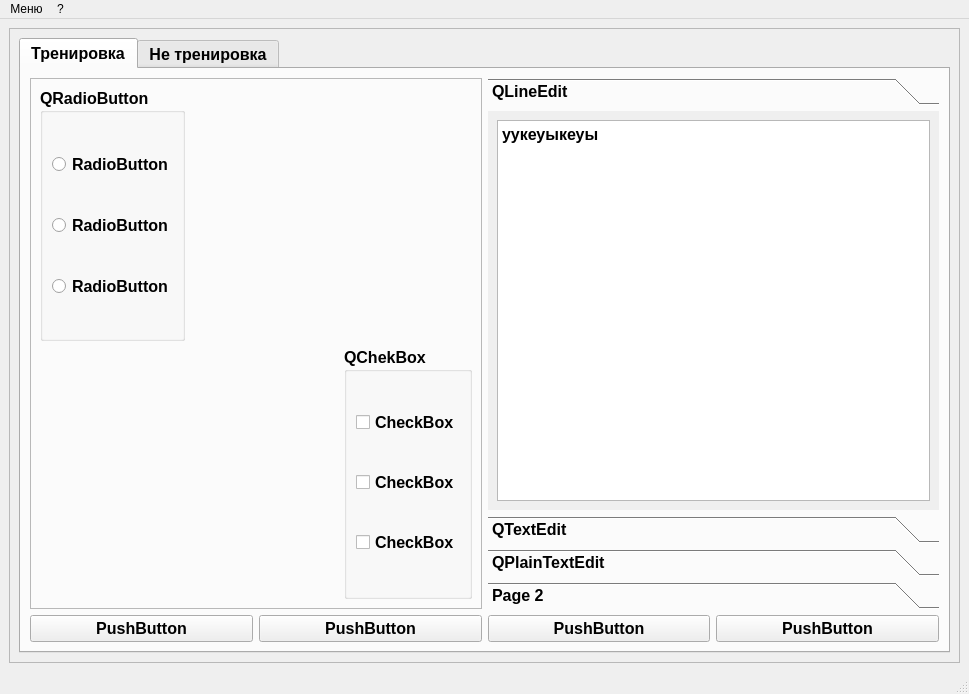
<?xml version="1.0" encoding="UTF-8"?>
<ui version="4.0">
 <class>MainWindow</class>
 <widget class="QMainWindow" name="MainWindow">
  <property name="geometry">
   <rect>
    <x>0</x>
    <y>0</y>
    <width>969</width>
    <height>694</height>
   </rect>
  </property>
  <property name="windowTitle">
   <string>MainWindow</string>
  </property>
  <widget class="QWidget" name="centralwidget">
   <layout class="QHBoxLayout" name="horizontalLayout">
    <item>
     <widget class="QScrollArea" name="scrollArea">
      <property name="widgetResizable">
       <bool>true</bool>
      </property>
      <widget class="QWidget" name="scrollAreaWidgetContents">
       <property name="geometry">
        <rect>
         <x>0</x>
         <y>0</y>
         <width>949</width>
         <height>631</height>
        </rect>
       </property>
       <layout class="QVBoxLayout" name="verticalLayout">
        <item>
         <widget class="QTabWidget" name="tabWidget">
          <property name="sizePolicy">
           <sizepolicy hsizetype="Expanding" vsizetype="Expanding">
            <horstretch>0</horstretch>
            <verstretch>0</verstretch>
           </sizepolicy>
          </property>
          <property name="font">
           <font>
            <pointsize>12</pointsize>
            <bold>true</bold>
           </font>
          </property>
          <property name="currentIndex">
           <number>0</number>
          </property>
          <widget class="QWidget" name="tab">
           <attribute name="title">
            <string>Тренировка</string>
           </attribute>
           <layout class="QVBoxLayout" name="verticalLayout_5">
            <item>
             <layout class="QHBoxLayout" name="horizontalLayout_5">
              <item>
               <widget class="QFrame" name="frame">
                <property name="frameShape">
                 <enum>QFrame::StyledPanel</enum>
                </property>
                <property name="frameShadow">
                 <enum>QFrame::Raised</enum>
                </property>
                <layout class="QVBoxLayout" name="verticalLayout_4">
                 <item>
                  <layout class="QHBoxLayout" name="horizontalLayout_3">
                   <item>
                    <widget class="QGroupBox" name="groupBox_2">
                     <property name="title">
                      <string>QRadioButton</string>
                     </property>
                     <layout class="QVBoxLayout" name="verticalLayout_2">
                      <item>
                       <widget class="QRadioButton" name="radioButton_3">
                        <property name="text">
                         <string>RadioButton</string>
                        </property>
                       </widget>
                      </item>
                      <item>
                       <widget class="QRadioButton" name="radioButton">
                        <property name="text">
                         <string>RadioButton</string>
                        </property>
                       </widget>
                      </item>
                      <item>
                       <widget class="QRadioButton" name="radioButton_2">
                        <property name="text">
                         <string>RadioButton</string>
                        </property>
                       </widget>
                      </item>
                     </layout>
                    </widget>
                   </item>
                   <item>
                    <spacer name="horizontalSpacer">
                     <property name="orientation">
                      <enum>Qt::Horizontal</enum>
                     </property>
                     <property name="sizeHint" stdset="0">
                      <size>
                       <width>40</width>
                       <height>20</height>
                      </size>
                     </property>
                    </spacer>
                   </item>
                  </layout>
                 </item>
                 <item>
                  <layout class="QHBoxLayout" name="horizontalLayout_4">
                   <item>
                    <spacer name="horizontalSpacer_2">
                     <property name="orientation">
                      <enum>Qt::Horizontal</enum>
                     </property>
                     <property name="sizeHint" stdset="0">
                      <size>
                       <width>40</width>
                       <height>20</height>
                      </size>
                     </property>
                    </spacer>
                   </item>
                   <item>
                    <widget class="QGroupBox" name="groupBox">
                     <property name="title">
                      <string>QChekBox</string>
                     </property>
                     <layout class="QVBoxLayout" name="verticalLayout_3">
                      <item>
                       <widget class="QCheckBox" name="checkBox">
                        <property name="text">
                         <string>CheckBox</string>
                        </property>
                       </widget>
                      </item>
                      <item>
                       <widget class="QCheckBox" name="checkBox_2">
                        <property name="text">
                         <string>CheckBox</string>
                        </property>
                       </widget>
                      </item>
                      <item>
                       <widget class="QCheckBox" name="checkBox_3">
                        <property name="text">
                         <string>CheckBox</string>
                        </property>
                       </widget>
                      </item>
                     </layout>
                    </widget>
                   </item>
                  </layout>
                 </item>
                </layout>
               </widget>
              </item>
              <item>
               <widget class="QToolBox" name="toolBox">
                <property name="currentIndex">
                 <number>0</number>
                </property>
                <widget class="QWidget" name="page">
                 <property name="geometry">
                  <rect>
                   <x>0</x>
                   <y>0</y>
                   <width>449</width>
                   <height>377</height>
                  </rect>
                 </property>
                 <attribute name="label">
                  <string>QLineEdit</string>
                 </attribute>
                 <layout class="QVBoxLayout" name="verticalLayout_7">
                  <item>
                   <widget class="QPlainTextEdit" name="plainTextEdit">
                    <property name="plainText">
                     <string>уукеуыкеуы</string>
                    </property>
                   </widget>
                  </item>
                 </layout>
                </widget>
                <widget class="QWidget" name="page_3">
                 <attribute name="label">
                  <string>QTextEdit</string>
                 </attribute>
                 <layout class="QVBoxLayout" name="verticalLayout_8">
                  <item>
                   <widget class="QTextEdit" name="textEdit"/>
                  </item>
                 </layout>
                </widget>
                <widget class="QWidget" name="page_4">
                 <attribute name="label">
                  <string>QPlainTextEdit</string>
                 </attribute>
                 <layout class="QVBoxLayout" name="verticalLayout_6">
                  <item>
                   <layout class="QHBoxLayout" name="horizontalLayout_7">
                    <item>
                     <widget class="QLabel" name="label_2">
                      <property name="text">
                       <string>Фамилия</string>
                      </property>
                     </widget>
                    </item>
                    <item>
                     <widget class="QLineEdit" name="lineEdit_2">
                      <property name="font">
                       <font>
                        <pointsize>11</pointsize>
                        <bold>false</bold>
                       </font>
                      </property>
                      <property name="text">
                       <string/>
                      </property>
                      <property name="placeholderText">
                       <string>Введите вашу фамилию</string>
                      </property>
                     </widget>
                    </item>
                   </layout>
                  </item>
                  <item>
                   <layout class="QHBoxLayout" name="horizontalLayout_8">
                    <item>
                     <widget class="QLabel" name="label_3">
                      <property name="text">
                       <string>Имя</string>
                      </property>
                     </widget>
                    </item>
                    <item>
                     <widget class="QLineEdit" name="lineEdit_3">
                      <property name="font">
                       <font>
                        <pointsize>11</pointsize>
                        <bold>false</bold>
                       </font>
                      </property>
                      <property name="text">
                       <string/>
                      </property>
                      <property name="placeholderText">
                       <string>Введите ваше имя </string>
                      </property>
                     </widget>
                    </item>
                   </layout>
                  </item>
                  <item>
                   <layout class="QHBoxLayout" name="horizontalLayout_9">
                    <item>
                     <widget class="QLabel" name="label_4">
                      <property name="text">
                       <string>Отчество</string>
                      </property>
                     </widget>
                    </item>
                    <item>
                     <widget class="QLineEdit" name="lineEdit_4">
                      <property name="font">
                       <font>
                        <pointsize>11</pointsize>
                        <bold>false</bold>
                       </font>
                      </property>
                      <property name="text">
                       <string/>
                      </property>
                      <property name="placeholderText">
                       <string>ВВедите ваше отчество </string>
                      </property>
                     </widget>
                    </item>
                   </layout>
                  </item>
                  <item>
                   <layout class="QHBoxLayout" name="horizontalLayout_10">
                    <item>
                     <widget class="QLabel" name="label_5">
                      <property name="text">
                       <string>Телефон</string>
                      </property>
                     </widget>
                    </item>
                    <item>
                     <widget class="QLineEdit" name="lineEdit_5">
                      <property name="font">
                       <font>
                        <pointsize>11</pointsize>
                        <bold>false</bold>
                       </font>
                      </property>
                      <property name="text">
                       <string/>
                      </property>
                      <property name="placeholderText">
                       <string>Введите ваш телефон </string>
                      </property>
                     </widget>
                    </item>
                   </layout>
                  </item>
                  <item>
                   <spacer name="verticalSpacer">
                    <property name="orientation">
                     <enum>Qt::Vertical</enum>
                    </property>
                    <property name="sizeHint" stdset="0">
                     <size>
                      <width>20</width>
                      <height>224</height>
                     </size>
                    </property>
                   </spacer>
                  </item>
                 </layout>
                </widget>
                <widget class="QWidget" name="page_2">
                 <property name="geometry">
                  <rect>
                   <x>0</x>
                   <y>0</y>
                   <width>449</width>
                   <height>377</height>
                  </rect>
                 </property>
                 <attribute name="label">
                  <string>Page 2</string>
                 </attribute>
                 <layout class="QHBoxLayout" name="horizontalLayout_6">
                  <item>
                   <widget class="QCalendarWidget" name="calendarWidget_2"/>
                  </item>
                 </layout>
                </widget>
               </widget>
              </item>
             </layout>
            </item>
            <item>
             <layout class="QHBoxLayout" name="horizontalLayout_2">
              <item>
               <widget class="QPushButton" name="pushButton">
                <property name="text">
                 <string>PushButton</string>
                </property>
               </widget>
              </item>
              <item>
               <widget class="QPushButton" name="pushButton_3">
                <property name="text">
                 <string>PushButton</string>
                </property>
               </widget>
              </item>
              <item>
               <widget class="QPushButton" name="pushButton_2">
                <property name="text">
                 <string>PushButton</string>
                </property>
               </widget>
              </item>
              <item>
               <widget class="QPushButton" name="pushButton_4">
                <property name="text">
                 <string>PushButton</string>
                </property>
               </widget>
              </item>
             </layout>
            </item>
           </layout>
          </widget>
          <widget class="QWidget" name="tab_2">
           <attribute name="title">
            <string>Не тренировка</string>
           </attribute>
          </widget>
         </widget>
        </item>
       </layout>
      </widget>
     </widget>
    </item>
   </layout>
  </widget>
  <widget class="QMenuBar" name="menubar">
   <property name="geometry">
    <rect>
     <x>0</x>
     <y>0</y>
     <width>969</width>
     <height>22</height>
    </rect>
   </property>
   <widget class="QMenu" name="menu">
    <property name="title">
     <string>Меню</string>
    </property>
    <widget class="QMenu" name="menu_1">
     <property name="title">
      <string>Выход1</string>
     </property>
     <addaction name="action_4"/>
    </widget>
    <addaction name="menu_1"/>
   </widget>
   <widget class="QMenu" name="menu_2">
    <property name="title">
     <string>?</string>
    </property>
    <addaction name="action_2"/>
    <addaction name="separator"/>
    <addaction name="actionO_QT"/>
   </widget>
   <addaction name="menu"/>
   <addaction name="menu_2"/>
  </widget>
  <widget class="QStatusBar" name="statusbar"/>
  <action name="action_2">
   <property name="text">
    <string>О программе</string>
   </property>
  </action>
  <action name="actionO_QT">
   <property name="text">
    <string>O QT</string>
   </property>
  </action>
  <action name="action_4">
   <property name="text">
    <string>Сразу выйти</string>
   </property>
  </action>
 </widget>
 <resources/>
 <connections/>
</ui>
